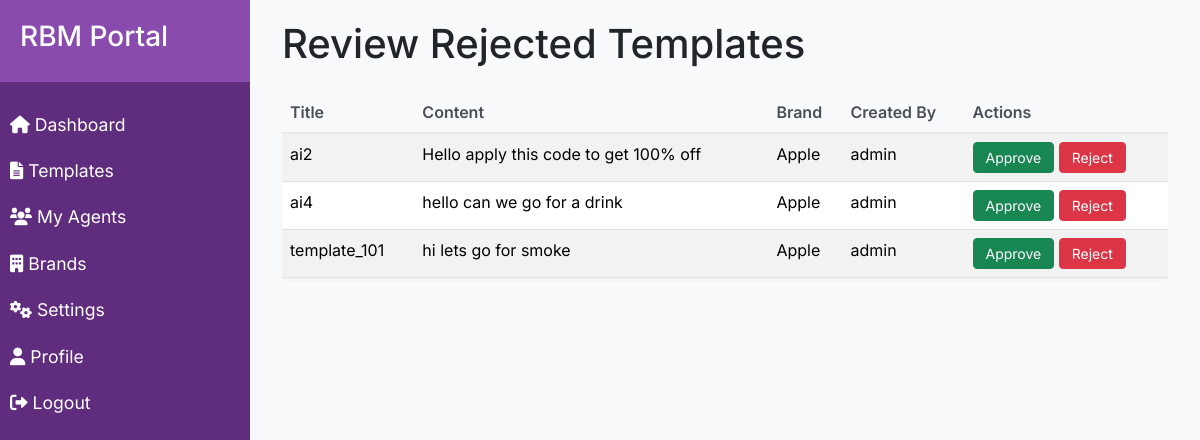
/approvals/review/ (signed in), run on an earlier commit of the app's database.
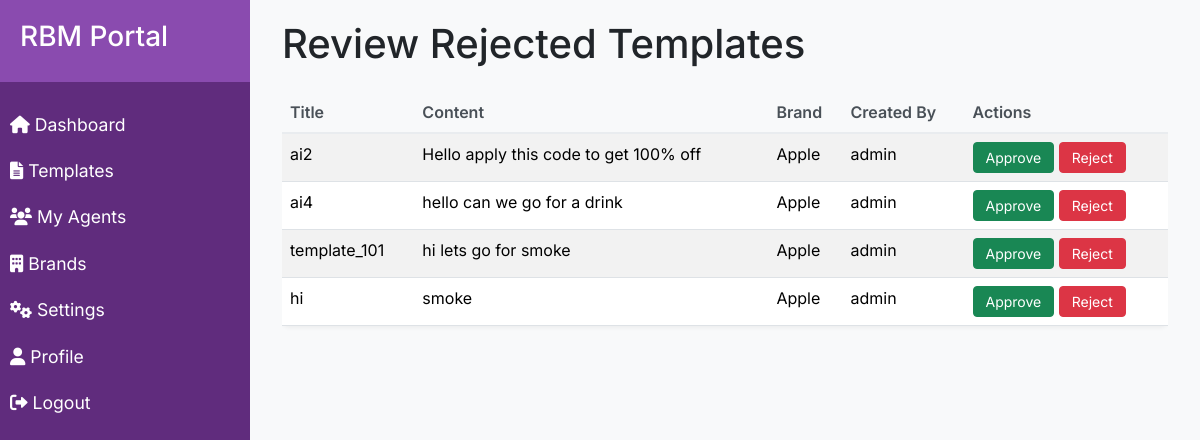
And on a later commit of the database.
### dashboard/models.py (models this page shows, shortened)
class Template(models.Model):
    STATUS_CHOICES = [
        ('pending_l1', 'Pending L1 Approval'),
        ('approved_l1', 'Approved by L1'),
        ('rejected_l1', 'Rejected by L1'),
        ('approved_l2', 'Approved by L2'),
        ('rejected_l2', 'Rejected by L2'),
    ]
    MESSAGE_TYPES = [
        ('text', 'Text'),
        ('media', 'Media'),
        ('card', 'Card'),
    ]
    title = models.CharField(max_length=200)
    content = models.TextField()
    variables = models.TextField(blank=True)  # Allow any string without JSON validation
    message_type = models.CharField(max_length=20, choices=MESSAGE_TYPES)
    status = models.CharField(max_length=20, choices=STATUS_CHOICES, default='pending_l1')
    brand = models.ForeignKey(Brand, on_delete=models.CASCADE)
    created_by = models.ForeignKey(User, on_delete=models.CASCADE)
    created_at = models.DateTimeField(auto_now_add=True)
    updated_at = models.DateTimeField(auto_now=True)

class Brand(models.Model):
    name = models.CharField(max_length=100)
    description = models.TextField(blank=True)
    created_at = models.DateTimeField(auto_now_add=True)

### dashboard/views.py (the view)
# urls.py: path('approvals/review/', views.review_templates, name='review_templates'),
@login_required
def review_templates(request):
    templates = Template.objects.filter(status__in=['rejected_system', 'rejected_admin'])
    return render(request, 'dashboard/review_templates.html', {'templates': templates})

### templates/dashboard/review_templates.html (shortened to what this page needs)
{% extends 'base.html' %}
{% block content %}
<div class="container-fluid">
    <h1 class="mb-4">Review Rejected Templates</h1>
    {% if templates %}
    <div class="table-responsive">
        <table class="table table-striped">
            <thead>
                <tr>
                    <th>Title</th>
                    <th>Content</th>
                    <th>Brand</th>
                    <th>Created By</th>
                    <th>Actions</th>
                </tr>
            </thead>
            <tbody>
                {% for template in templates %}
                <tr>
                    <td>{{ template.title }}</td>
                    <td>{{ template.content }}</td>
                    <td>{{ template.brand.name }}</td>
                    <td>{{ template.created_by.username }}</td>
                    <td>
                        <form method="post" action="{% url 'update_template_status' template.id %}" class="d-inline">
                            <button type="submit" class="btn btn-success btn-sm">Approve</button>
                        </form>
                        <form method="post" action="{% url 'update_template_status' template.id %}" class="d-inline">
                            <button type="submit" class="btn btn-danger btn-sm">Reject</button>
                        </form>
                    </td>
                </tr>
                {% endfor %}
            </tbody>
        </table>
    </div>
    {% else %}
    <div class="alert alert-info">No templates pending review.</div>
    {% endif %}
</div>
{% endblock %}

What changed in the data, as far as the page shows it:
added Template: title "hi", content "smoke", brand.name "Apple", created_by.username "admin"
